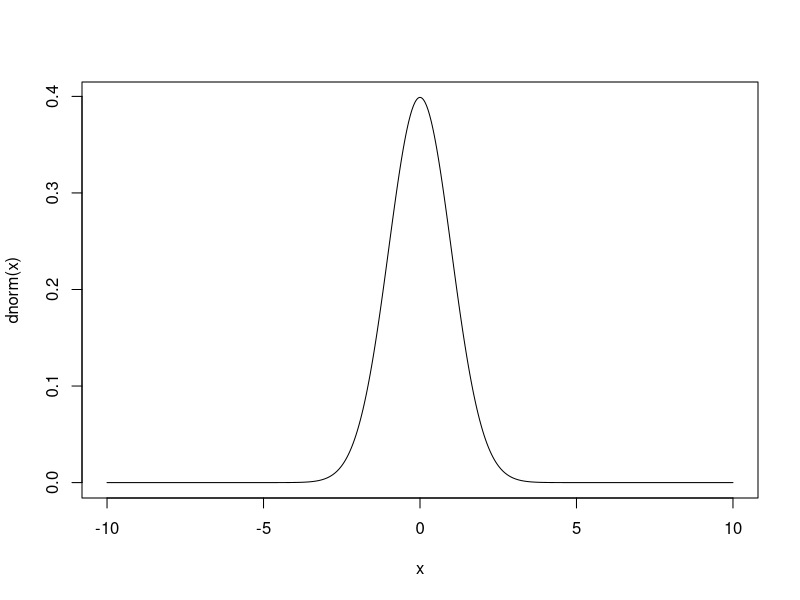
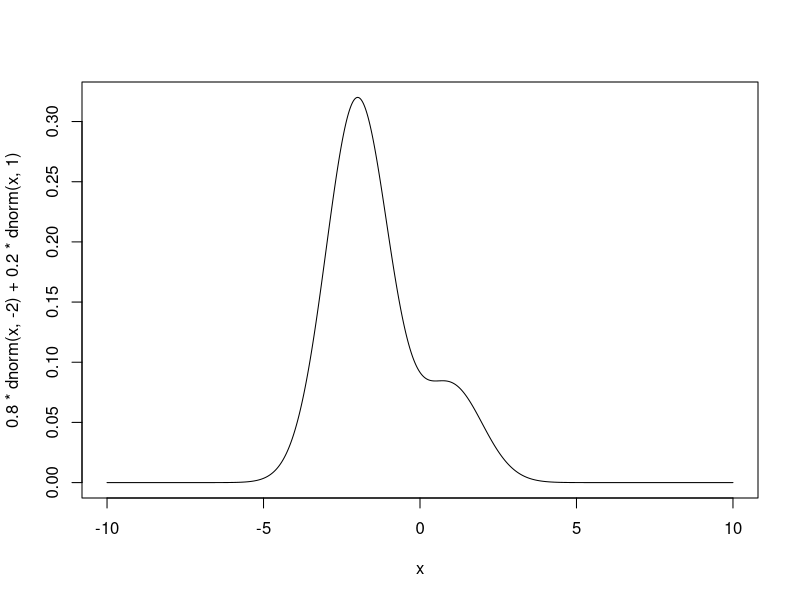
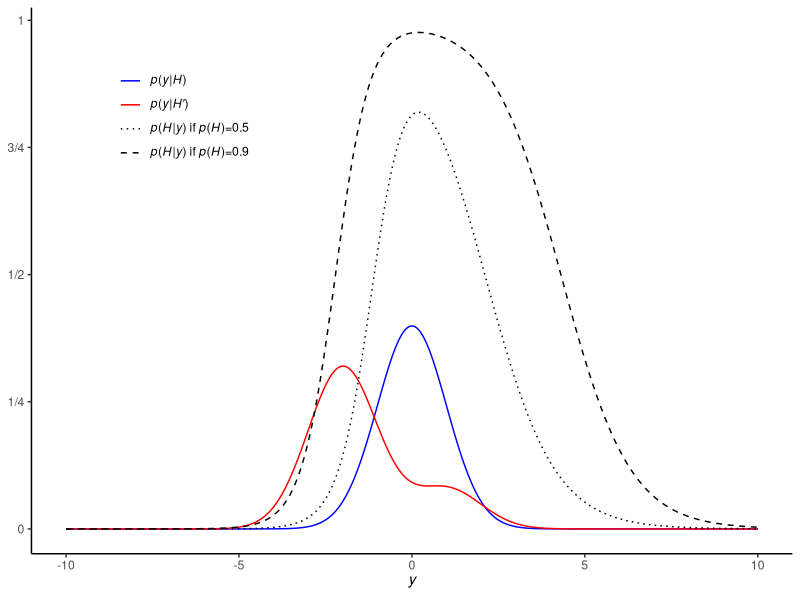
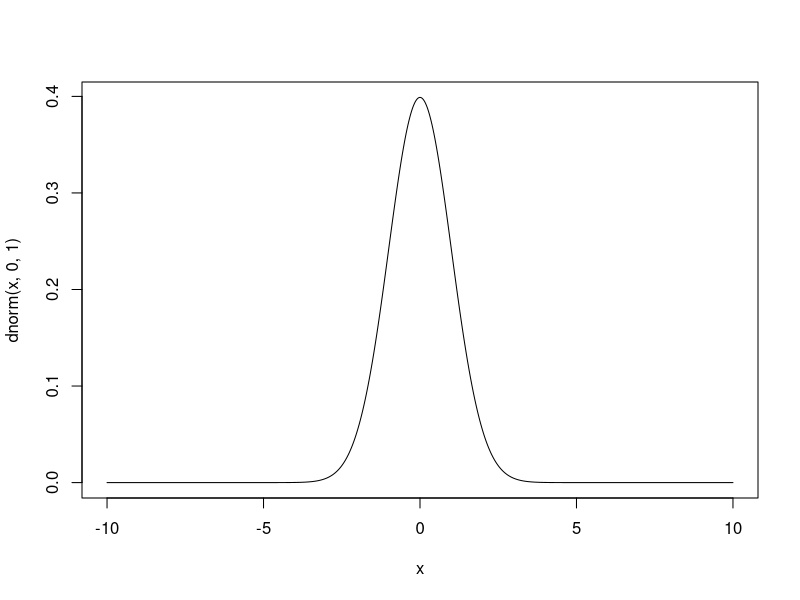
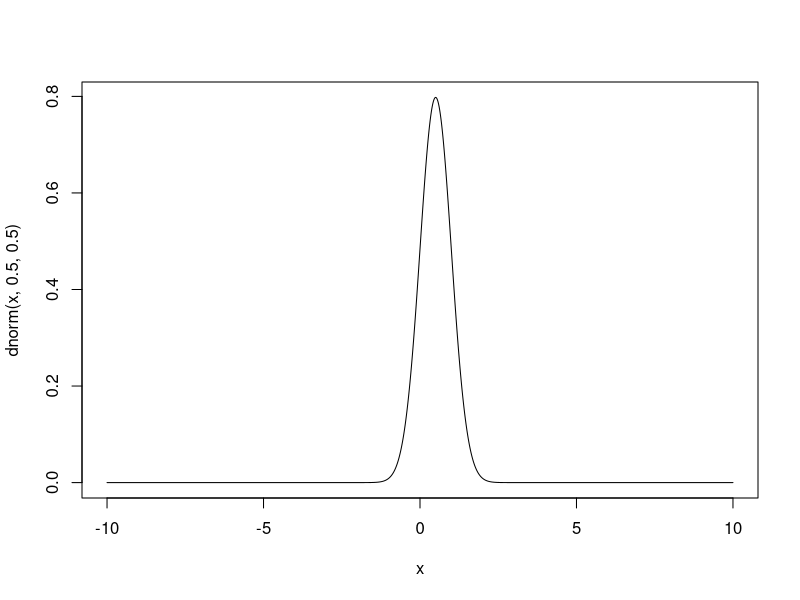
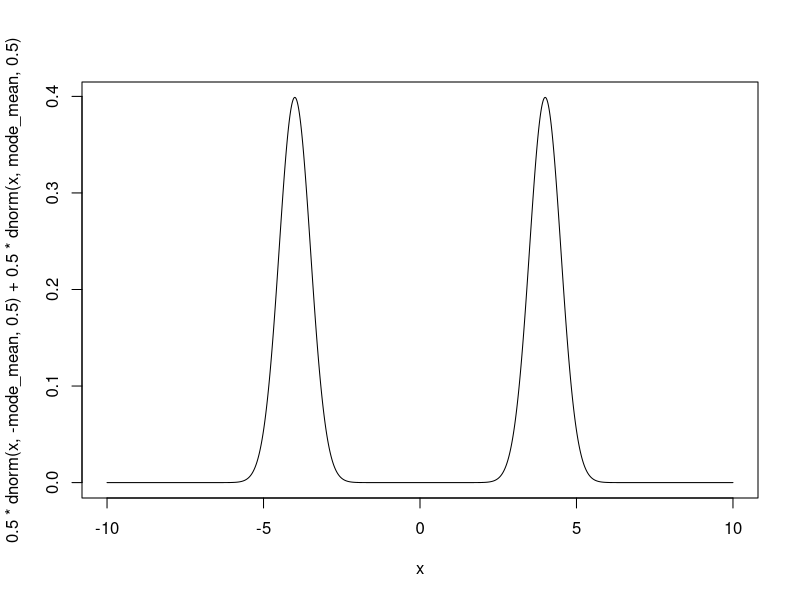
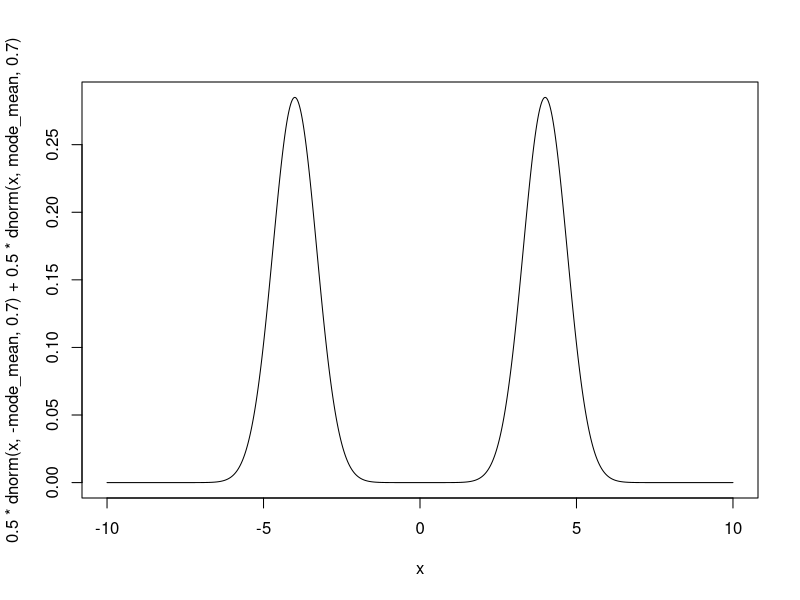
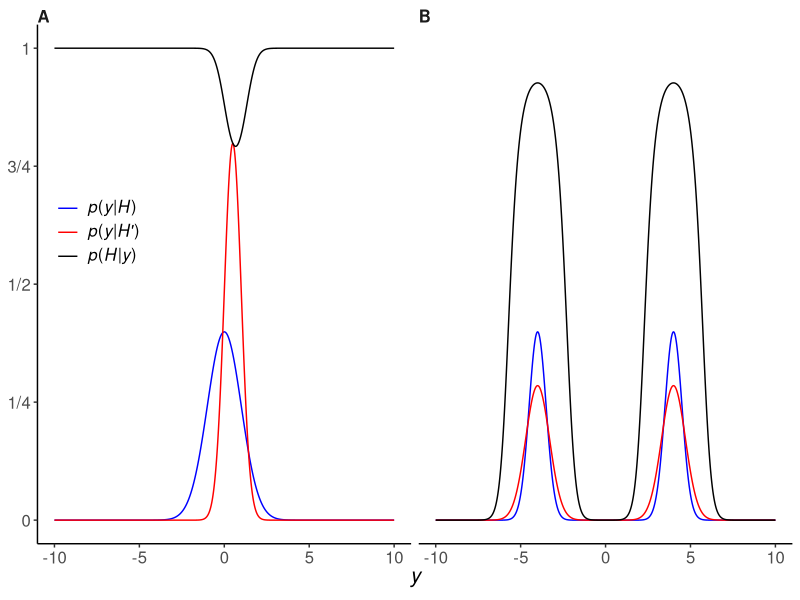

R code for these plots, in order:
library(tidyr)
library(ggplot2)

post <- function(yh, ynh, ph) (yh*ph)/(yh*ph + ynh*(1-ph))

n <- 10^5
ylim <- c(-10, 10)
dcurve <- function(expr) eval(substitute(curve(expr, ylim[1], ylim[2], n=n)))

make_plot_df <- function(dh_curve, dnh_curve, priors=0.9) {
  plot_df <- data.frame(dh_curve$x, dh_curve$y, dnh_curve$y)
  post_names <- c()
  for (i in 1:length(priors)) {
    plot_df <- cbind(plot_df, post(dh_curve$y, dnh_curve$y, priors[i]))
    post_names <- c(post_names, paste0("post", i))
  }
  names(plot_df) <- c("y", "H", "notH", post_names)
  pivot_longer(plot_df, -y, names_to="distr")
}

# Main example
plot_df <- make_plot_df(dcurve(dnorm(x)),
                        dcurve(0.8 * dnorm(x, -2) + 0.2 * dnorm(x, 1)),
                        c(0.9, 0.5))
line_breaks <- c("H", "notH", "post2", "post1")
line_labels <- c(expression(paste(italic("p"), "(", italic("y"), "|", italic("H"), ")")),
                 expression(paste(italic("p"), "(", italic("y"), "|", italic("H'"), ")")),
                 expression(paste(italic("p"), "(", italic("H"), "|", italic("y"), ") if ", italic("p"), "(", italic("H"), ")=0.5")),
                 expression(paste(italic("p"), "(", italic("H"), "|", italic("y"), ") if ", italic("p"), "(", italic("H"), ")=0.9")))
ggplot(plot_df) +
  geom_line(aes(x=y, y=value, color=distr, linetype=distr)) +
  scale_y_continuous(n.breaks=5, labels=c("0", "1/4", "1/2", "3/4", "1")) +
  scale_color_manual(breaks=line_breaks, labels=line_labels,
                     values=c("blue", "red", "black", "black")) +
  scale_linetype_manual(breaks=line_breaks, labels=line_labels,
                        values=c(1, 1, 3, 2)) +
  labs(x=expression(italic("y")), y=NULL) +
  theme_classic() +
  theme(legend.position=c(0.2, 0.8), legend.title=element_blank(),
        legend.text=element_text(hjust=0), legend.margin=margin(c(0,0,0,0)))
ggsave("figures/bayes_univariate.pdf", width=4, height=3.25)

# More examples
plot_df1 <- make_plot_df(dcurve(dnorm(x, 0, 1)), dcurve(dnorm(x, 0.5, 0.5)))
mode_mean <- 4
plot_df2 <- make_plot_df(dcurve(0.5 * dnorm(x, -mode_mean, 0.5) + 0.5 * dnorm(x, mode_mean, 0.5)),
                         dcurve(0.5 * dnorm(x, -mode_mean, 0.7) + 0.5 * dnorm(x, mode_mean, 0.7)))
plot_df1$facet <- "A"
plot_df2$facet <- "B"
ggplot(rbind(plot_df1, plot_df2)) +
  geom_line(aes(x=y, y=value, color=distr)) +
  facet_grid(~facet) +
  scale_y_continuous(n.breaks=5, labels=c("0", "1/4", "1/2", "3/4", "1")) +
  scale_color_manual(values=c("blue", "red", "black"),
                     labels=c(expression(paste(italic("p"), "(", italic("y"), "|", italic("H"), ")")),
                              expression(paste(italic("p"), "(", italic("y"), "|", italic("H'"), ")")),
                              expression(paste(italic("p"), "(", italic("H"), "|", italic("y"), ")")))) +
  labs(x=expression(italic("y")), y=NULL) +
  theme_classic() +
  theme(strip.background=element_blank(),
        strip.text.x=element_text(face="bold", hjust=0, margin=margin(l=0)),
        legend.position=c(0.08, 0.6), legend.title=element_blank(),
        legend.text=element_text(hjust=0), legend.margin=margin(c(0,0,0,0)),
        text=element_text(size=15))
ggsave("figures/bayes_univariate_more.pdf", width=7, height=3.25)
